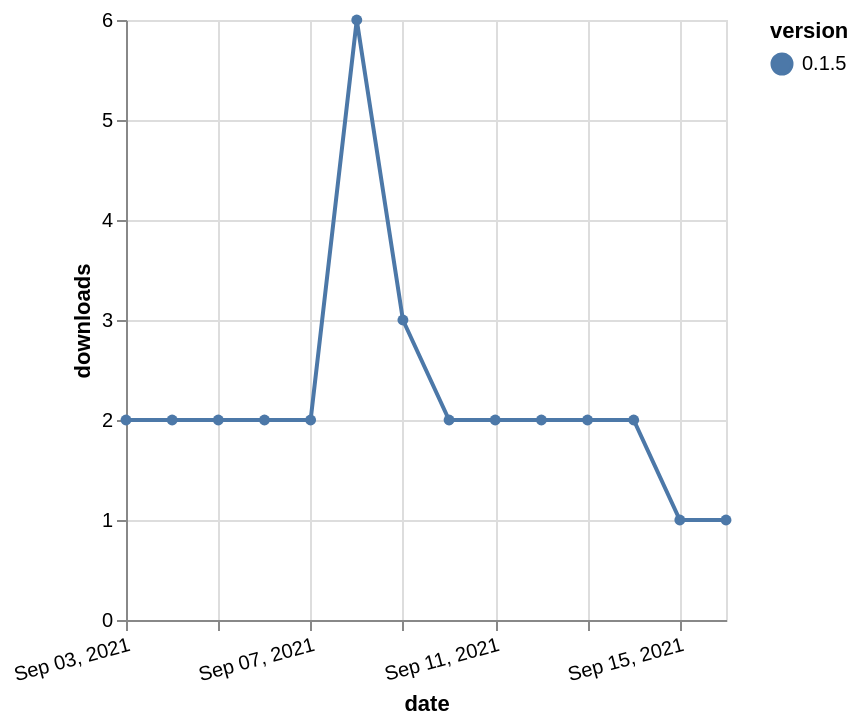

Write the Vega-Lite specification saved for this chart.
### Vega-Lite specification from a JSON file in a GitHub repository (floating-point values rounded to 4 significant figures)
{"$schema": "https://vega.github.io/schema/vega-lite/v5.json", "description": "A simple bar chart with embedded data.", "data": {"values": [{"date": "2021-09-03", "total": 4582, "delta": 2, "version": "0.1.5"}, {"date": "2021-09-04", "total": 4584, "delta": 2, "version": "0.1.5"}, {"date": "2021-09-05", "total": 4586, "delta": 2, "version": "0.1.5"}, {"date": "2021-09-06", "total": 4588, "delta": 2, "version": "0.1.5"}, {"date": "2021-09-07", "total": 4590, "delta": 2, "version": "0.1.5"}, {"date": "2021-09-08", "total": 4596, "delta": 6, "version": "0.1.5"}, {"date": "2021-09-09", "total": 4599, "delta": 3, "version": "0.1.5"}, {"date": "2021-09-10", "total": 4601, "delta": 2, "version": "0.1.5"}, {"date": "2021-09-11", "total": 4603, "delta": 2, "version": "0.1.5"}, {"date": "2021-09-12", "total": 4605, "delta": 2, "version": "0.1.5"}, {"date": "2021-09-13", "total": 4607, "delta": 2, "version": "0.1.5"}, {"date": "2021-09-14", "total": 4609, "delta": 2, "version": "0.1.5"}, {"date": "2021-09-15", "total": 4610, "delta": 1, "version": "0.1.5"}, {"date": "2021-09-16", "total": 4611, "delta": 1, "version": "0.1.5"}]}, "width": "container", "mark": {"type": "line", "point": {"filled": true}}, "encoding": {"x": {"field": "date", "type": "temporal", "timeUnit": "yearmonthdate", "title": "date", "axis": {"labelAngle": -15}}, "y": {"field": "delta", "type": "quantitative", "title": "downloads"}, "color": {"field": "version", "type": "nominal"}, "tooltip": {"field": "delta"}}}
